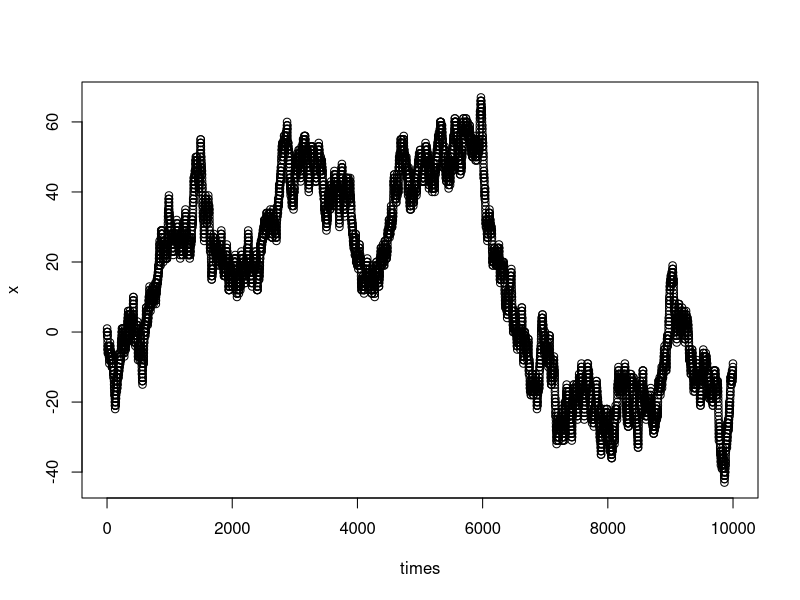

Here is the R script that generated this plot:

#Stores partial sums
x<-vector()

#Stores time
times<-vector()

#Initial time and starting state are 0
x[1] =0

times[1]=0

i =2

#Generate 100000 steps
while(i<=10000) {
  
  #Generate a random variable with distribution(P(1)=1/2,P(-1)=1/2)
  temp = 1
  
  u1 = runif(1,0,1)
  
  if(u1<0.5) {
    
    temp = -1
  }
  
  else {
    temp =1
  }
  
  
  
  #Store partial sums
  x[i] = x[i-1] + temp
  #Store time
  times[i]=i-1
  
  #Iterate
  i = i+1
  
}

#plot
windows()
plot(times,x)